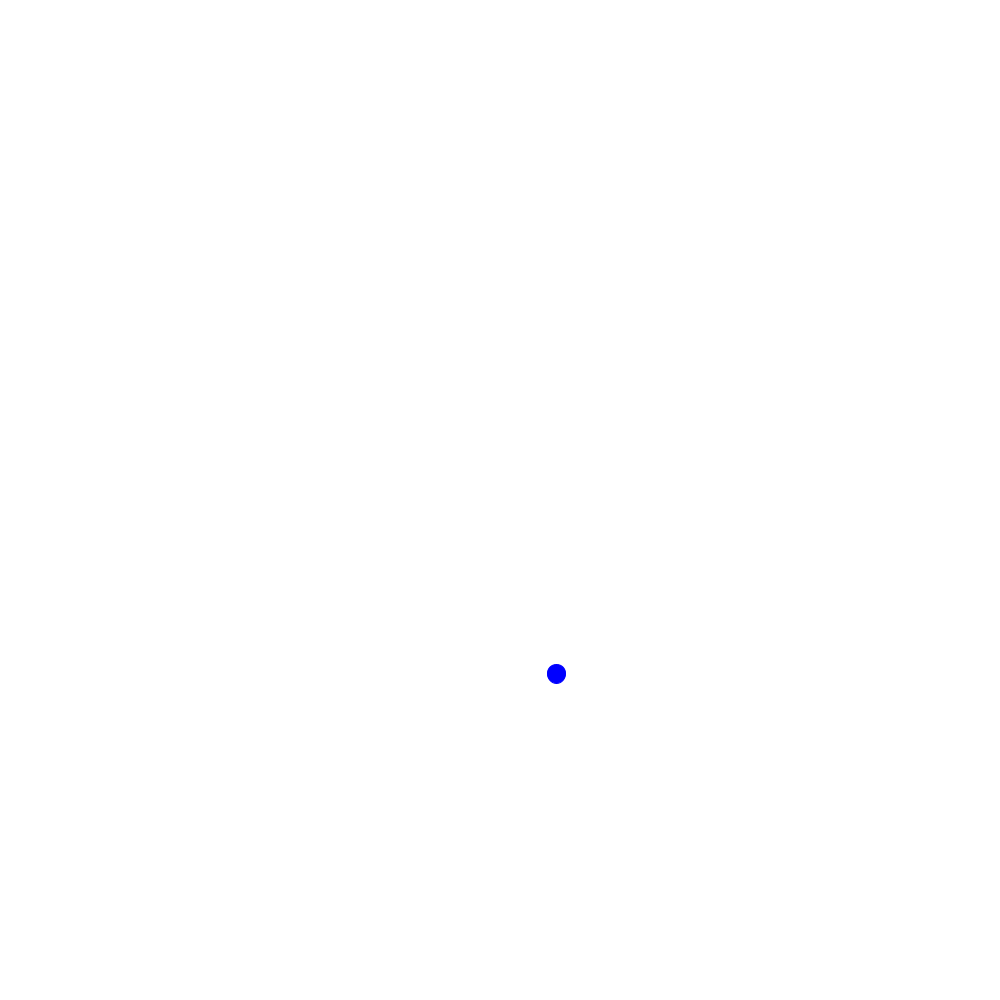
Frame 1 (no input)
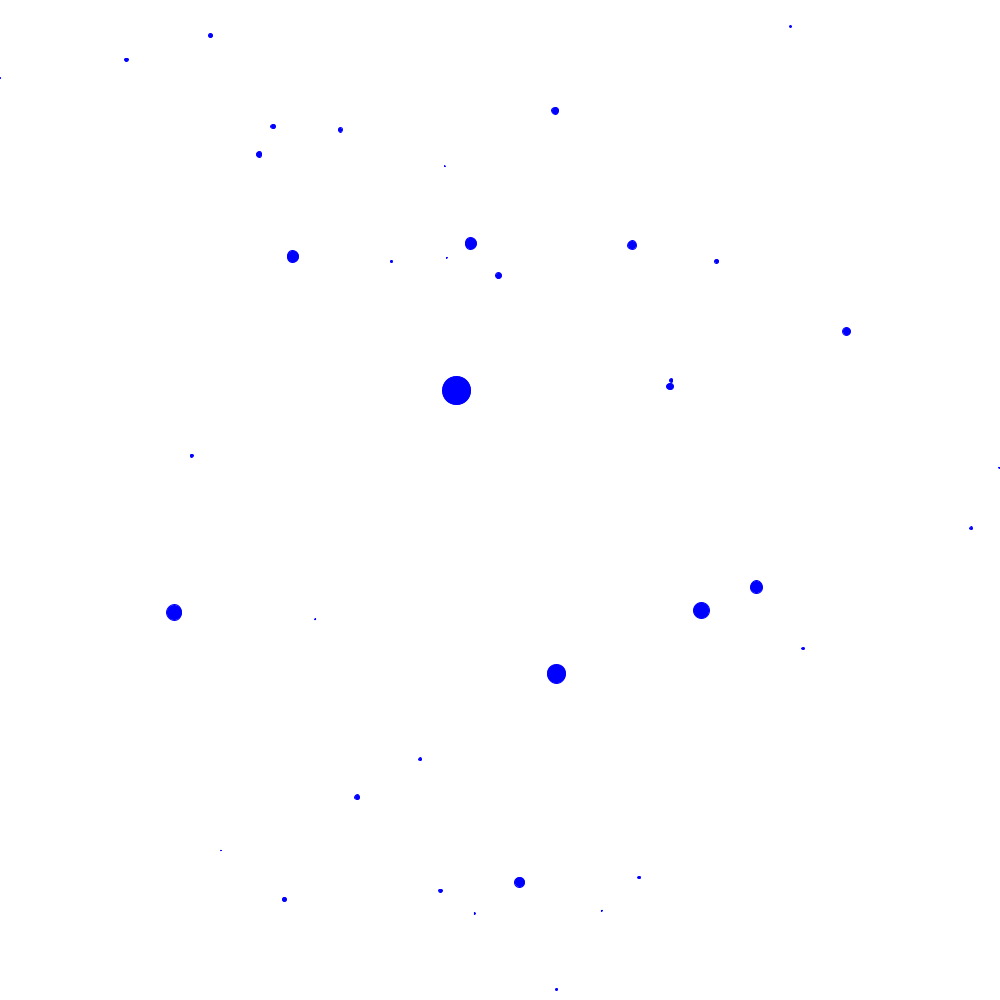
Frame 60 (the mouse pressed at the canvas centre just before this capture)
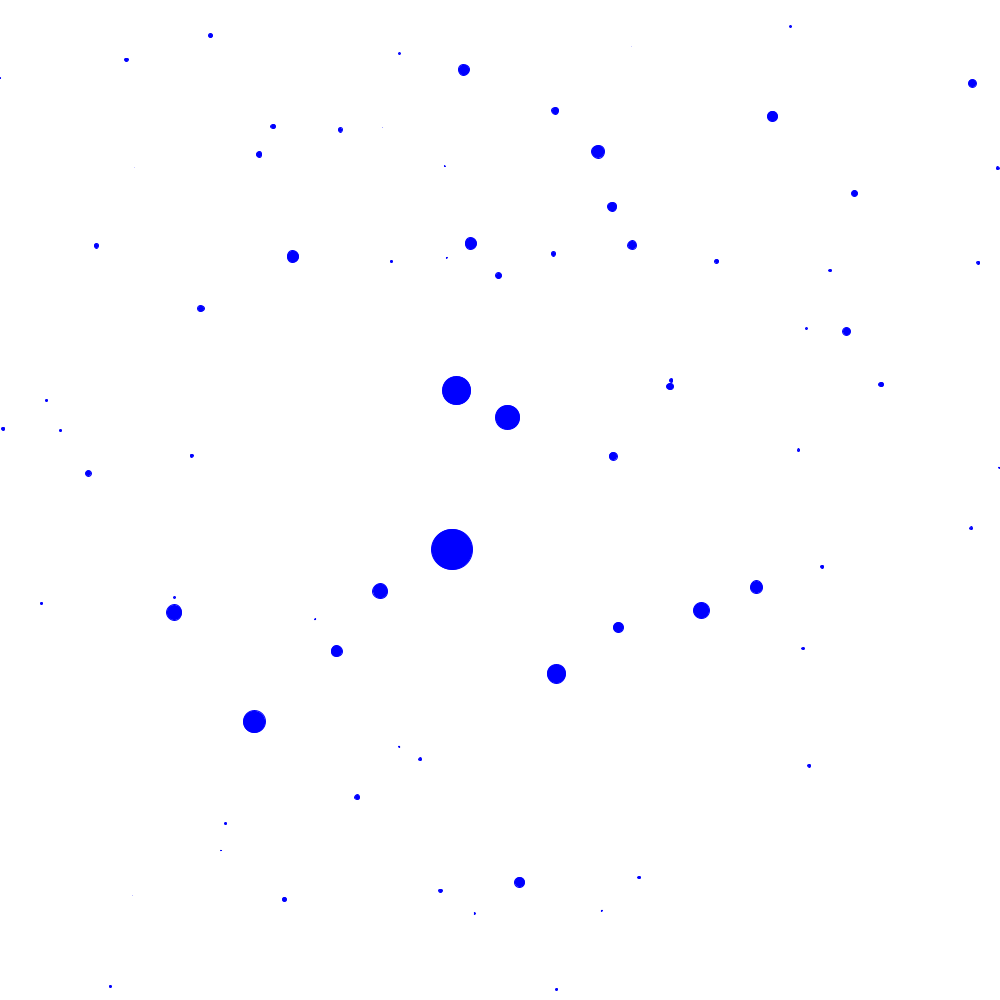
Frame 120 (the mouse held since frame 60 and released just before this capture)

The Processing sketch that drew these frames (run headless with seeded random() and noise(); from frame 60 on, the mouse is pressed at the canvas centre):

// Processing sketch: sketch_2_3
// ── sketch_2_3.pde
/*Gaussian size and location distribution of dots
 *By Jonathan Matarazzi
 *
 *Based on the Guassian example by Daniel Shiffman: https://github.com/nature-of-code/noc-examples-processing/blob/master/introduction/NOC_I_4_Gaussian/NOC_I_4_Gaussian.pde
 *
 *
 */

void setup() {
  size(1000, 1000);
  background(255);
}

void draw() {

  // Get a gaussian random number w/ mean of 0 and standard deviation of 1.0
  float xloc = randomGaussian();
  float yloc = randomGaussian();
  float size = randomGaussian();

  float sdPos = .4*(width<height ? width : height);                   // Define a standard deviation for the position
  float sdSize = 8*(width<height ? width*.2 : height*.2);                   // Define a standard deviation for the size
  xloc = ( xloc * sdPos ) + width/2;  // Scale the gaussian random number by standard deviation and mean
  yloc = ( yloc * sdPos ) + height/2;  // Scale the gaussian random number by standard deviation and mean
  size = ((size*sdSize)+sdSize)/dist(xloc, yloc, width/2, height/2);
  if (size > .05*sdSize) size = .05*sdSize;
  fill(0, 0, 255);
  stroke(0, 0, 255);
  ellipse(xloc, yloc, size, size);   // Draw an ellipse at our "normal" random position
}
